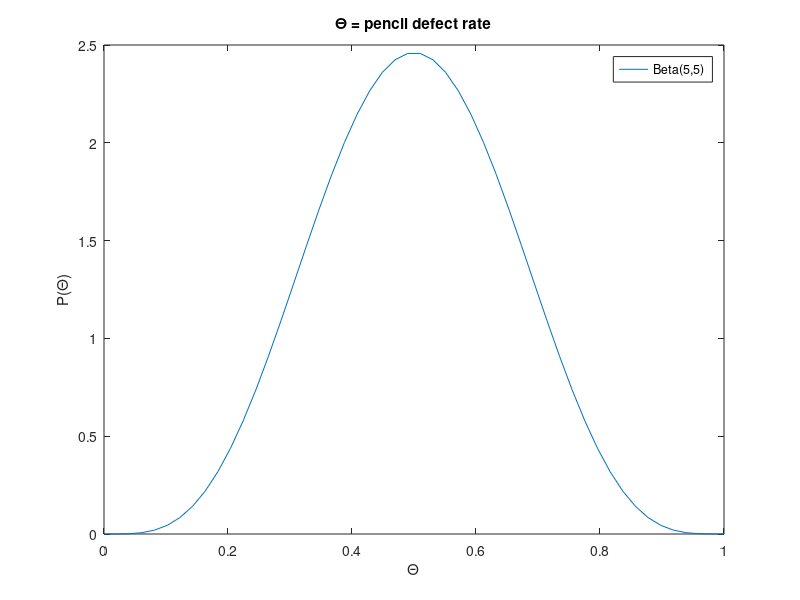
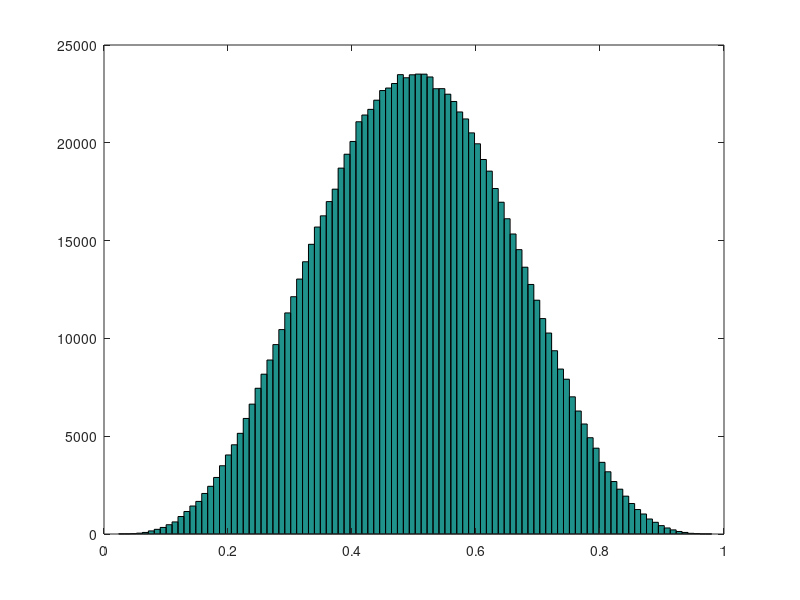

These charts were generated, in order, by the following MATLAB code: (Note: this script raises an error after producing the figures.)
% introduction to Bayes example matlab -- 

%% set some parameters and examine prior
% beta distribution params for prior belief factory defect rate
alpha = 5;
beta = 5;

% plot prior probability of pencil defect
theta = linspace(0,1,50);
figure(1)
plot(theta,betapdf(theta,alpha,beta))
xlabel('\Theta')
ylabel('P(\Theta)')
legend(['Beta(' num2str(alpha) ',' num2str(beta) ')'])
title('\Theta = pencil defect rate')

%% generate from generative model
% i.e., what would draws from such a prior over factories look like

num_coins = 1000000;
coin_thetas = betarnd(alpha,beta,num_coins,1);

figure(2)
hist(coin_thetas,100)


%% do some posterior computation(s)

outcomes = {'defective', 'good'};

% observe data with hidden parameter (unobserved)
flips = generate_example_data();

% count the number of observations we got from the factory
num_flips = length(flips);

% use the prior defined in the section above
prior_params = [alpha beta];

% initialize a count of the number of heads/defects
num_heads = 0;

% initialize a plot for the posterior probability
% with no observations the posterior is simply the prior
figure(3)
plot(theta,betapdf(theta,prior_params(1), prior_params(2)))
pause % pause for keyboard input

% look through observations and update posterior dist over theta given each
% observation
for n =1:num_flips
    % display the measured outcome
    disp(['Pencil defective or not : ' outcomes{flips(n)+1}]);
    
    % observe outcome
    nth_outcome = flips(n);
    
    % heads/defect is 0
    if nth_outcome == 0
        num_heads = num_heads + 1;
    end
       
    % update posterior (beta / binomial cojugacy used here)
    posterior_params = [num_heads + prior_params(1), n-num_heads + prior_params(2)];
    
    % plot the observations so that we can visualize defects vs. no defects
    figure(2)
    plot_flips(flips,n)
    
    % plot the prior (fixed in red) and the posterior (variable in green) 
    figure(3)
    prior_h = plot(theta,betapdf(theta,prior_params(1), prior_params(2)),'r');
    hold on % overlay the second plot
    post_h = plot(theta,betapdf(theta,posterior_params(1), posterior_params(2)),'g');
    hold off
    legend([prior_h post_h], 'Prior', ['Posterior after ' num2str(n) ' obs.']);
     xlabel('Defective=0 , Non-defective=1')
     ylabel('P(\Theta)')
     
     % compute posterior intervals
    lower_lim = betainv(.05,posterior_params(1),posterior_params(2));
    upper_lim = betainv(.95,posterior_params(1),posterior_params(2));
    
    % draw intervals on plots
    line([lower_lim lower_lim],[0 max(betapdf(theta,posterior_params(1), posterior_params(2)))]);
    line([upper_lim upper_lim],[0 max(betapdf(theta,posterior_params(1), posterior_params(2)))]);
    drawnow
    
    % plot the posterior predictve distribution of a defect on the n+1^th
    % observation
    figure(4) % posterior predictive figure
    predicted_outcome = 0;
    log_p_heads = gammaln(prior_params(1)+prior_params(2)+n) - gammaln(num_heads + prior_params(1)) - gammaln(n-num_heads + prior_params(2)) + ...
        gammaln(num_heads + prior_params(1) + (1-predicted_outcome)) + gammaln(n+1 -num_heads -(1-predicted_outcome)+ prior_params(2)) - gammaln(prior_params(1)+ prior_params(2)+n+1);
    predicted_outcome = 1;
    log_p_tails = gammaln(prior_params(1)+prior_params(2)+n) - gammaln(num_heads + prior_params(1)) - gammaln(n-num_heads + prior_params(2)) + ...
        gammaln(num_heads + prior_params(1) + (1-predicted_outcome)) + gammaln(n+1 -num_heads -(1-predicted_outcome)+ prior_params(2)) - gammaln(prior_params(1)+ prior_params(2)+n+1);
    
    bar([0 1], exp([log_p_heads log_p_tails]));
    xlabel('Defective=0 , Non-defective=1')
    ylabel('Posterior predictive probability');
    
    % for the first ten loops, pause for user input
    if n<10
        pause
    end
end

%% now that we have the posterior let's ask some questions like -- what's
% the probability that theta is below .15

%something like the 95% confidence interval -- here taking into account
% the prior

lower_lim = betainv(.05,posterior_params(1),posterior_params(2))
upper_lim = betainv(.95,posterior_params(1),posterior_params(2))